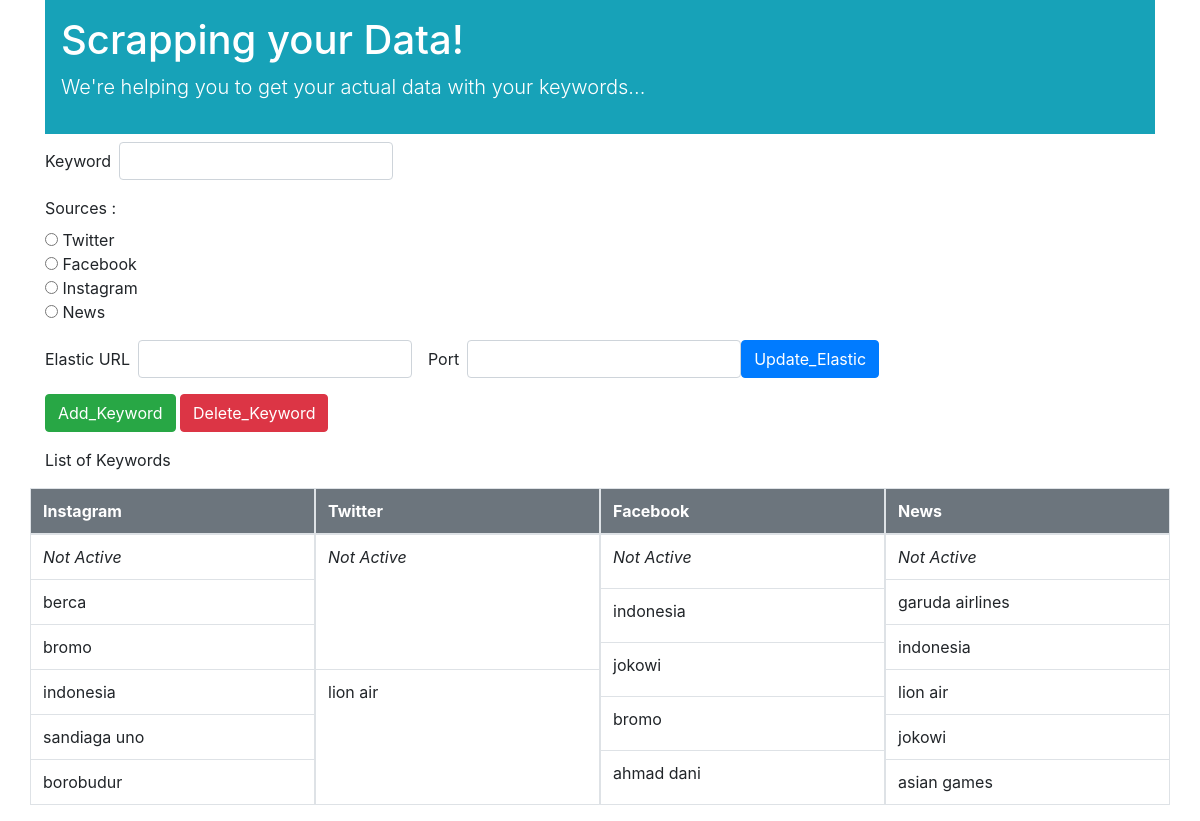
The page / on the database its author committed.
### tables this page shows
CREATE TABLE keywords_instagram (keyword text);

CREATE TABLE keywords_twitter (keyword text);

CREATE TABLE keywords_facebook (keyword text);

CREATE TABLE keywords_news (keyword text);

### scrapping_data.py (the view)
@app.route('/', methods = ['POST','GET'])
def submit():
    global stop_run_twitter, stop_run_news, querry, elastic_url, elastic_port, insta_condition, fb_condition, twitter_condition, news_condition
    if request.method == 'POST':
        if request.form['submit'] == 'Add_Keyword':
            connection = sqlite3.connect('./data.db')
            cursor = connection.cursor()
            keyword = request.form['keyword']
            print("Your keyword is '" + keyword + "'")
            print("Type your keyword is '" + str(type(keyword)) + "'")
            try:
                sources = request.form['sources']
                insert_query = "INSERT INTO keywords_{} VALUES (?)".format(sources)
                cursor.execute(insert_query, (keyword.strip(),))
                connection.commit()
                flash("You were successfully added '{}' keyword to your '{}' crawler".format(keyword.strip(), sources), "notif")
            except KeyError:
                flash("You haven't selected the available source. Please choose one", "error")
            keyword_twitter = get_row_from_table("keywords_twitter")
            keyword_fb = get_row_from_table("keywords_facebook")
            keyword_insta = get_row_from_table("keywords_instagram")
            keyword_news = get_row_from_table("keywords_news")
            news_url = get_row_from_table("news_url")
            return render_template('index.html', row_twitter = set(keyword_twitter), row_fb = set(keyword_fb),
                                   row_insta = set(keyword_insta), row_news = set(keyword_news), table_news = set(news_url),
                                   news_condition = news_condition, insta_condition = insta_condition,
                                   twitter_condition = twitter_condition, fb_condition = fb_condition)
        elif request.form['submit'] == 'Update_Elastic':
            elastic_url = request.form['elastic_url']
            elastic_port = request.form['elastic_port']
            if elastic_url == "":
                flash("Please enter the elasticsearch's url", "error")
            elif elastic_port == "":
                flash("Please enter the elasticsearch's port", "error")
            else:
                file  = open("elastic_configuration.py", "w")
                file.write("elastic_url = \"" + elastic_url + "\" ")
                file.write("\n")
                file.write("elastic_port = " + elastic_port)
                file.close()
                flash("You were successfully added new configuration setting to your elasticsearch", "notif")
            keyword_twitter = get_row_from_table("keywords_twitter")
            keyword_fb = get_row_from_table("keywords_facebook")
            keyword_insta = get_row_from_table("keywords_instagram")
            keyword_news = get_row_from_table("keywords_news")
            news_url = get_row_from_table("news_url")
            return render_template('index.html', row_twitter = set(keyword_twitter), row_fb = set(keyword_fb),
                                       row_insta = set(keyword_insta), row_news = set(keyword_news), table_news = set(news_url),
                                       news_condition = news_condition, insta_condition = insta_condition,
                                       twitter_condition = twitter_condition, fb_condition = fb_condition)
        elif request.form['submit'] == 'Update_Twitter':
            ckey_twitter = request.form['ckey_twitter']
            csecret_twitter = request.form['csecret_twitter']
            atoken_twitter = request.form['atoken_twitter']
            asecret_twitter = request.form['asecret_twitter']
            if ckey_twitter == "":
                flash("Please enter the consumer key", "error")
            elif csecret_twitter == "":
                flash("Please enter the consumer secret", "error")
            elif atoken_twitter == "":
                flash("Please enter the access token", "error")
            elif asecret_twitter == "":
                flash("Please enter the access secret", "error")
            else:
                file  = open("twitter_credentials.py", "w")
                file.write("ckey = \"" + ckey_twitter + "\" ")
                file.write("\n")
                file.write("csecret = \"" + csecret_twitter + "\" ")
                file.write("\n")
                file.write("atoken = \"" + atoken_twitter + "\" ")
                file.write("\n")
                file.write("asecret = \"" + asecret_twitter + "\" ")
                file.write("\n")
                file.close()
                flash("You were successfully added new configuration setting to your 'twitter' crawler", "notif")
            keyword_twitter = get_row_from_table("keywords_twitter")
            keyword_fb = get_row_from_table("keywords_facebook")
            keyword_insta = get_row_from_table("keywords_instagram")
            keyword_news = get_row_from_table("keywords_news")
            news_url = get_row_from_table("news_url")
            return render_template('index.html', row_twitter = set(keyword_twitter), row_fb = set(keyword_fb),
                                       row_insta = set(keyword_insta), row_news = set(keyword_news), table_news = set(news_url),
                                       news_condition = news_condition, insta_condition = insta_condition,
                                       twitter_condition = twitter_condition, fb_condition = fb_condition)
        elif request.form['submit'] == 'Delete_Keyword':
            try:
                connection = sqlite3.connect('./data.db')
                cursor = connection.cursor()
                keyword = request.form['keyword']
                print("Your keyword is '" + keyword + "'")
                print("Type your keyword is '" + str(type(keyword)) + "'")
                sources = request.form['sources']
                print("Your sources are '" + str(sources) + "'")
                print("Type your sources are '" + str(type(sources)) + "'")
                delete_query = "DELETE FROM keywords_{} WHERE keyword=?;".format(sources)
                cursor.execute(delete_query, (keyword.strip(),))
                connection.commit()
                flash("You were successfully deleted '{}' keyword to your '{}' crawler".format(keyword.strip(), sources), "notif")
            except KeyError:
                flash("You haven't selected the available source. Please choose one", "error")
            keyword_twitter = get_row_from_table("keywords_twitter")
            keyword_fb = get_row_from_table("keywords_facebook")
            keyword_insta = get_row_from_table("keywords_instagram")
            keyword_news = get_row_from_table("keywords_news")
            news_url = get_row_from_table("news_url")
            return render_template('index.html', row_twitter = set(keyword_twitter), row_fb = set(keyword_fb),
                                   row_insta = set(keyword_insta), row_news = set(keyword_news), table_news = set(news_url),
                                   news_condition = news_condition, insta_condition = insta_condition,
                                   twitter_condition = twitter_condition, fb_condition = fb_condition)
        elif request.form['submit'] == 'Start_Twitter':
            twitter_condition = "Active"
            stop_run_twitter = False
            keyword_twitter = get_row_from_table("keywords_twitter")
            querry = set(keyword_twitter)
            for element in querry:
                manual_run_twitter(element)
            print("Application Twitter crawler running...")
            flash("You were successfully started 'twitter' crawler", "notif")
            keyword_fb = get_row_from_table("keywords_facebook")
            keyword_insta = get_row_from_table("keywords_instagram")
            keyword_news = get_row_from_table("keywords_news")
            news_url = get_row_from_table("news_url")
            return render_template('index.html', row_twitter = set(keyword_twitter), row_fb = set(keyword_fb),
                                   row_insta = set(keyword_insta), row_news = set(keyword_news), table_news = set(news_url),
                                   news_condition = news_condition, insta_condition = insta_condition,
                                   twitter_condition = twitter_condition, fb_condition = fb_condition)
        elif request.form['submit'] == 'Stop_Twitter':
            twitter_condition = "Not Active"
            stop_run_twitter = True
            print("Application Twitter crawler stopped...")
            flash("You were successfully stopped 'twitter' crawler", "notif")
            keyword_twitter = get_row_from_table("keywords_twitter")
            keyword_fb = get_row_from_table("keywords_facebook")
            keyword_insta = get_row_from_table("keywords_instagram")
            keyword_news = get_row_from_table("keywords_news")
            news_url = get_row_from_table("news_url")
            return render_template('index.html', row_twitter = set(keyword_twitter), row_fb = set(keyword_fb),
                                   row_insta = set(keyword_insta), row_news = set(keyword_news), table_news = set(news_url),
                                   news_condition = news_condition, insta_condition = insta_condition,
                                   twitter_condition = twitter_condition, fb_condition = fb_condition)
        elif request.form['submit'] == 'Start_News':
            news_condition = "Active"
            stop_run_news = False
            keyword_news = get_row_from_table("keywords_news")
            querry = set(keyword_news)
            for element in querry:
                manual_run_news(element)
            print("Application News crawler running...")
            flash("You were successfully started 'news' crawler", "notif")
            keyword_fb = get_row_from_table("keywords_facebook")
            keyword_insta = get_row_from_table("keywords_instagram")
            keyword_twitter = get_row_from_table("keywords_twitter")
            news_url = get_row_from_table("news_url")
            return render_template('index.html', row_twitter = set(keyword_twitter), row_fb = set(keyword_fb),
                                   row_insta = set(keyword_insta), row_news = set(keyword_news), table_news = set(news_url),
                                   news_condition = news_condition, insta_condition = insta_condition,
                                   twitter_condition = twitter_condition, fb_condition = fb_condition)
        elif request.form['submit'] == 'Stop_News':
            news_condition = "Not Active"
            stop_run_news = True
            print("Application News crawler stopped...")
            flash("You were successfully stopped 'news' crawler", "notif")
            keyword_twitter = get_row_from_table("keywords_twitter")
            keyword_fb = get_row_from_table("keywords_facebook")
            keyword_insta = get_row_from_table("keywords_instagram")
            keyword_news = get_row_from_table("keywords_news")
            news_url = get_row_from_table("news_url")
            return render_template('index.html', row_twitter = set(keyword_twitter), row_fb = set(keyword_fb),
                                   row_insta = set(keyword_insta), row_news = set(keyword_news), table_news = set(news_url),
                                   news_condition = news_condition, insta_condition = insta_condition,
                                   twitter_condition = twitter_condition, fb_condition = fb_condition)
    elif request.method == 'GET':
        keyword_twitter = get_row_from_table("keywords_twitter")
        keyword_fb = get_row_from_table("keywords_facebook")
        keyword_insta = get_row_from_table("keywords_instagram")
        keyword_news = get_row_from_table("keywords_news")
        news_url = get_row_from_table("news_url")
        return render_template('index.html', row_twitter = set(keyword_twitter), row_fb = set(keyword_fb),
                               row_insta = set(keyword_insta), row_news = set(keyword_news), table_news = set(news_url),
                               news_condition = news_condition, insta_condition = insta_condition,
                                   twitter_condition = twitter_condition, fb_condition = fb_condition)

### templates/index.html (shortened to what this page needs)
<html lang="en">
    <head>
      <link rel="stylesheet" href="https://stackpath.bootstrapcdn.com/bootstrap/4.1.3/css/bootstrap.min.css">
    </head>
    <body class = "container">
      <div id="banner" class="bg-info text-white p-3 mb-2">
        <h1>Scrapping your Data!</h1>
        <p class="lead">We're helping you to get your actual data with your keywords...</p>
      </div>
      <div id="inputform" class="form-group">
        <form action="/" method="post">
          <div class="form-inline">
            <label for="keyword"> Keyword </label>
            <input type="text" name="keyword" class="form-control ml-2"></input>
          </div>
          <label for="src" class="mt-3">Sources : </label>
          <div class="">
            <input type="radio" name="sources" value="twitter" id="twitter_radio" onclick="showElement()"> Twitter</input>
          </div>
          <div class="">
            <input type="radio" name="sources" value="facebook" id="facebook_radio" onclick="showElement()"> Facebook</input>
          </div>
          <div class="">
            <input type="radio" name="sources" value="instagram" id="instagram_radio" onclick="showElement()"> Instagram</input>
          </div>
          <div class="">
            <input type="radio" name="sources" value="news" id="news_radio" onclick="showElement()"> News</input>
          </div>
            <div class="form-inline mb-3">
              <label for="url"> Elastic URL </label>
              <input type="text" name="elastic_url" class="form-control ml-2"></input>
              <label for="port" class="ml-3"> Port </label>
              <input type="text" name="elastic_port" class="form-control ml-2"></input>
              <input type="submit" name="submit" value="Update_Elastic" class="btn btn-primary"></input>
            </div>
          <input type="submit" name="submit" value="Add_Keyword" class="btn btn-success"></input>
          <input type="submit" name="submit" value="Delete_Keyword" class="btn btn-danger"></input>
        </form>
      </div>
      <p>List of Keywords</p>
      <div class="row">
        <table border="1" class="col-sm-3 table table-bordered">
          <thead class="bg-secondary text-white">
            <tr>
              <th scope="col">Instagram</th>
            </tr>
          </thead>
          <tbody>
              <tr>
                 <td scope="row"><i> {{ insta_condition }} </i></td>
              </tr>
              {% for element in row_insta %}
              <tr>
                 <td scope="row"> {{ element[0] }} </td>
              </tr>
              {% endfor %}
          </tbody>
       </table>
       <table border="1" class="col-sm-3 table table-bordered">
         <thead class="bg-secondary text-white">
           <tr>
             <th scope="col">Twitter</th>
           </tr>
         </thead>
         <tbody>
             <tr>
                <td scope="row"><i> {{ twitter_condition }} </i></td>
             </tr>
             {% for element in row_twitter %}
             <tr>
                <td scope="row"> {{ element[0] }} </td>
             </tr>
            {% endfor %}
         </tbody>
       </table>
       <table border="1" class="col-sm-3 table table-bordered">
         <thead class="bg-secondary text-white">
           <tr>
             <th scope="col">Facebook</th>
           </tr>
         </thead>
         <tbody>
             <tr>
                <td scope="row"><i> {{ fb_condition }} </i></td>
             </tr>
             {% for element in row_fb %}
             <tr>
                <td scope="row"> {{ element[0] }} </td>
             </tr>
            {% endfor %}
         </tbody>
       </table>
       <table border="1" class="col-sm-3 table table-bordered">
         <thead class="bg-secondary text-white">
           <tr>
             <th scope="col">News</th>
           </tr>
         </thead>
         <tbody>
             <tr>
                <td scope="row"><i> {{ news_condition }} </i></td>
             </tr>
             {% for element in row_news %}
             <tr>
                <td scope="row"> {{ element[0] }} </td>
             </tr>
              {% endfor %}
         </tbody>
       </table>
     </div>
   </body>
</html>

### rows shown on the page
keywords_instagram: keyword "berca"
keywords_instagram: keyword "bromo"
keywords_instagram: keyword "indonesia"
keywords_instagram: keyword "sandiaga uno"
keywords_instagram: keyword "borobudur"
keywords_twitter: keyword "lion air"
keywords_facebook: keyword "indonesia"
keywords_facebook: keyword "jokowi"
keywords_facebook: keyword "bromo"
keywords_facebook: keyword "ahmad dani"
keywords_news: keyword "garuda airlines"
keywords_news: keyword "indonesia"
keywords_news: keyword "lion air"
keywords_news: keyword "jokowi"
keywords_news: keyword "asian games"

### other values the page prints
{{ insta_condition }} "Not Active"
{{ twitter_condition }} "Not Active"
{{ fb_condition }} "Not Active"
{{ news_condition }} "Not Active"
